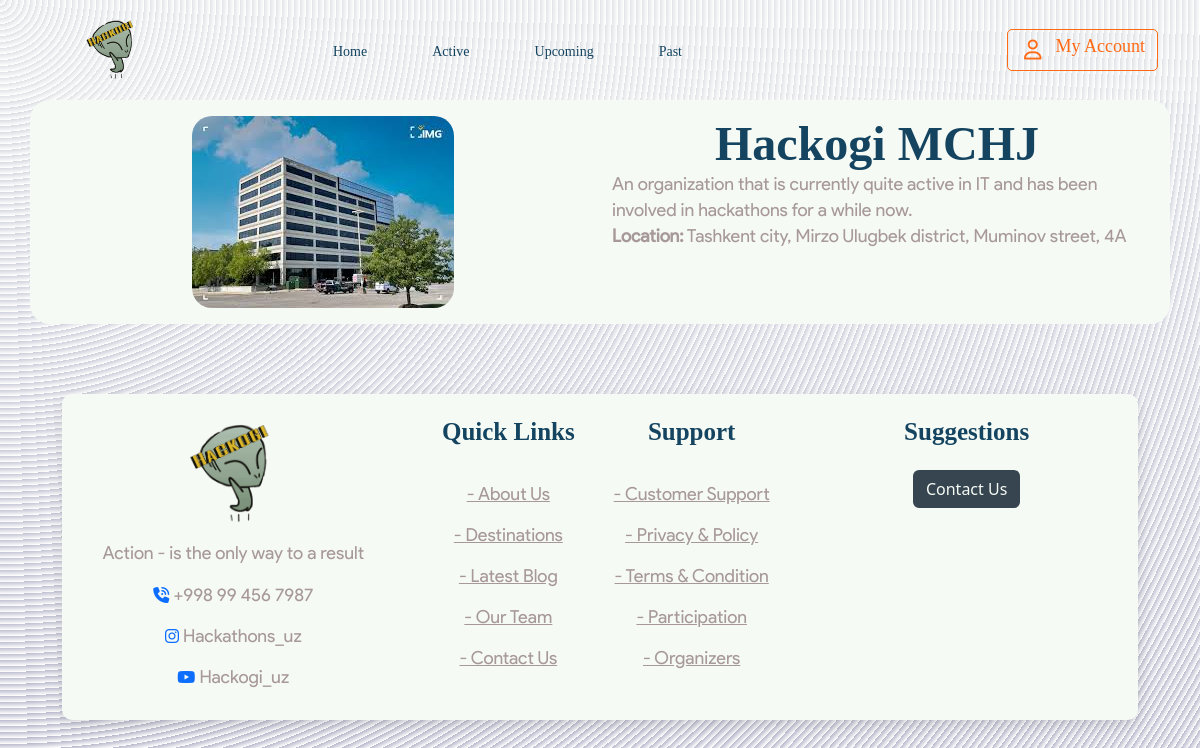
/destinations/, run on the app's committed database.
### team/models.py (models this page shows, shortened)
class Destination(models.Model):
    name = models.CharField(max_length=100)
    description = models.TextField()
    location = models.CharField(max_length=100)
    image = models.ImageField(upload_to="destinations/")

### team/views.py (the view)
# urls.py: path("destinations/", views.destinations_list, name="destinations"),
def destinations_list(request):
    destinations = Destination.objects.all()
    return render(request, "destinations.html", {"destinations": destinations})

### team/templates/destinations.html (shortened to what this page needs)
{% extends "base.html" %} {% load static %}
{% block content %} {% for destination in destinations %}
<div class="destination container">
  <div class="row p-3">
    <div
      class="col-12 col-md-6 d-flex justify-content-center align-items-center"
    >
      <img src="{{ destination.image.url }}" alt="{{ destination.name }}" />
    </div>
    <div class="col-12 col-md-6">
      <h2 class="tt tt-ds">{{ destination.name }}</h2>
      <p class="ds">{{ destination.description }}</p>
      <p class="ds"><strong>Location:</strong> {{ destination.location }}</p>
    </div>
  </div>
</div>
{% endfor %} {% endblock content %}

### static/css/var.css (style rules this page uses)
:root { --primary_green: #198754; --white: #f6faf5; --blue: #2a678a; --primary_blue: #144460; --black: #252525; --gray: #a79997; --deepred: #c91a1a; --orange: #e2b013; --chocolate: #ff6a14; --deep_teal: #033e3e; --ash-gray: #666362; --charcoal_blue: #36454f; }
.tt { font-family: "Noto800"; font-weight: 800; font-size: 48px; line-height: normal; color: var(--black); margin: 0; }
.tt-ds { font-family: "RocknRollOne"; color: #144460; text-align: center; }
.ds { font-family: "Pro400"; font-weight: 400; font-size: 18px; line-height: 26px; color: var(--gray); margin: 0; }

### static/css/desktop.css (style rules this page uses)
* { margin: 0; padding: 0; box-sizing: border-box; scroll-behavior: smooth; }
body { min-height: 100vh; background-color: var(--white); background-repeat: no-repeat; background-position: center; background-image: repeating-radial-gradient( circle at 0px 0px, transparent 0px, rgb(255, 255, 255) 6px ), repeating-linear-gradient(rgba(183, 183, 204, 0.333), rgb(183, 183, 204)); }
.destination { background-color: var(--white); border-radius: 20px; }
.destination img { border-radius: 20px; }

### data on the page
Destination: image (picture), name "Hackogi MCHJ", description "An organization that is currently quite active in IT and has been involved in hackathons for a while now.", location "Tashkent city, Mirzo Ulugbek district, Muminov street, 4A"
